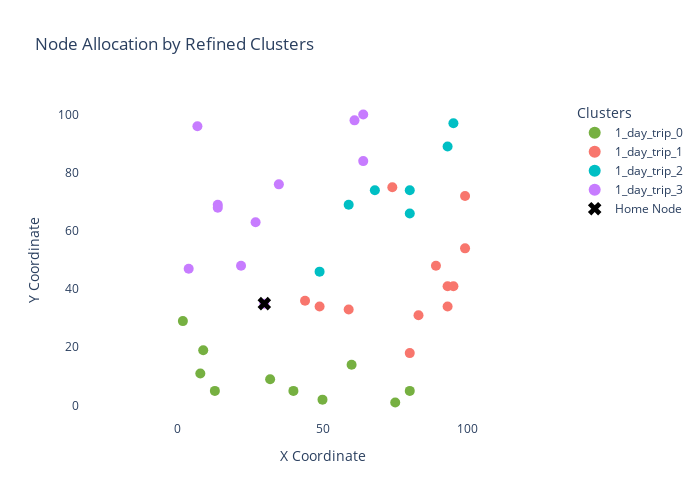

This figure's notebook cell:
### Code cell
refined_clusters = nodes_df.groupby('cluster_name')['node_id'].apply(list).to_dict()
plot_refined_clusters(refined_clusters, nodes_df, home_node_id=0)

### Figure 1 — Plotly figure (JSON) as saved in the notebook; plotly's stock layout.template omitted (floating-point values rounded to 4 significant figures)
{"data": [{"hoverinfo": "text", "hovertext": ["Node: 7<br>Days: [1, 2, 3, 4, 5, 6, 7]<br>Priority: 0.23 <br>Angle to home: 322.9269266826896 <br>Distance to home: 56.4", "Node: 10<br>Days: [1, 2, 3, 4, 5, 6, 7]<br>Priority: 0.14 <br>Angle to home: 288.434948822922 <br>Distance to home: 31.62", "Node: 11<br>Days: [1, 2, 3, 4, 5, 6, 7]<br>Priority: 1.00 <br>Angle to home: 217.3039482779834 <br>Distance to home: 26.4", "Node: 14<br>Days: [1, 2, 3, 4, 5, 6, 7]<br>Priority: 0.21 <br>Angle to home: 227.48955292199915 <br>Distance to home: 32.56", "Node: 16<br>Days: [1, 2, 3, 4, 5, 6, 7]<br>Priority: 1.00 <br>Angle to home: 192.09475707701208 <br>Distance to home: 28.64", "Node: 24<br>Days: [1, 2, 3, 4, 5, 6, 7]<br>Priority: 0.50 <br>Angle to home: 329.03624346792645 <br>Distance to home: 58.31", "Node: 27<br>Days: [1, 2, 3, 4, 5, 6, 7]<br>Priority: 0.65 <br>Angle to home: 301.21840276434637 <br>Distance to home: 38.59", "Node: 29<br>Days: [1, 2, 3, 4, 5, 6, 7]<br>Priority: 1.00 <br>Angle to home: 274.3987053549955 <br>Distance to home: 26.08", "Node: 32<br>Days: [1, 2, 3, 4, 5, 6, 7]<br>Priority: 0.20 <br>Angle to home: 240.4612177404419 <br>Distance to home: 34.48", "Node: 35<br>Days: [1, 2, 3, 4, 5, 6, 7]<br>Priority: 0.24 <br>Angle to home: 325.00797980144137 <br>Distance to home: 36.62"], "marker": {"color": "#76B041", "size": 10}, "mode": "markers", "name": "1_day_trip_0", "type": "scatter", "x": [75, 40, 9, 8, 2, 80, 50, 32, 13, 60], "y": [1, 5, 19, 11, 29, 5, 2, 9, 5, 14]}, {"hoverinfo": "text", "hovertext": ["Node: 8<br>Days: [1, 2, 3, 4, 5, 6, 7]<br>Priority: 1.00 <br>Angle to home: 15.39554925399509 <br>Distance to home: 71.57", "Node: 12<br>Days: [1, 2, 3, 4, 5, 6, 7]<br>Priority: 0.07 <br>Angle to home: 5.440332031005506 <br>Distance to home: 63.29", "Node: 17<br>Days: [1, 2, 3, 4, 5, 6, 7]<br>Priority: 0.19 <br>Angle to home: 4.085616779974877 <br>Distance to home: 14.04", "Node: 19<br>Days: [1, 2, 3, 4, 5, 6, 7]<br>Priority: 0.14 <br>Angle to home: 356.0548137709624 <br>Distance to home: 29.07", "Node: 20<br>Days: [1, 2, 3, 4, 5, 6, 7]<br>Priority: 1.00 <br>Angle to home: 28.201628218694708 <br>Distance to home: 78.29", "Node: 25<br>Days: [1, 2, 3, 4, 5, 6, 7]<br>Priority: 1.00 <br>Angle to home: 355.6839724801344 <br>Distance to home: 53.15", "Node: 28<br>Days: [1, 2, 3, 4, 5, 6, 7]<br>Priority: 0.38 <br>Angle to home: 341.2219667775545 <br>Distance to home: 52.81", "Node: 30<br>Days: [1, 2, 3, 4, 5, 6, 7]<br>Priority: 0.61 <br>Angle to home: 5.2738959573517645 <br>Distance to home: 65.28", "Node: 31<br>Days: [1, 2, 3, 4, 5, 6, 7]<br>Priority: 0.25 <br>Angle to home: 359.09061955080085 <br>Distance to home: 63.01", "Node: 34<br>Days: [1, 2, 3, 4, 5, 6, 7]<br>Priority: 0.25 <br>Angle to home: 356.98721249581666 <br>Distance to home: 19.03", "Node: 37<br>Days: [1, 2, 3, 4, 5, 6, 7]<br>Priority: 1.00 <br>Angle to home: 42.27368900609374 <br>Distance to home: 59.46", "Node: 39<br>Days: [1, 2, 3, 4, 5, 6, 7]<br>Priority: 0.50 <br>Angle to home: 12.425942865427487 <br>Distance to home: 60.42"], "marker": {"color": "#F8766D", "size": 10}, "mode": "markers", "name": "1_day_trip_1", "type": "scatter", "x": [99, 93, 44, 59, 99, 83, 80, 95, 93, 49, 74, 89], "y": [54, 41, 36, 33, 72, 31, 18, 41, 34, 34, 75, 48]}, {"hoverinfo": "text", "hovertext": ["Node: 2<br>Days: [1, 2, 3, 4, 5, 6, 7]<br>Priority: 0.25 <br>Angle to home: 30.068582821862453 <br>Distance to home: 21.95", "Node: 5<br>Days: [1, 2, 3, 4, 5, 6, 7]<br>Priority: 0.39 <br>Angle to home: 43.64680804622031 <br>Distance to home: 89.83", "Node: 6<br>Days: [1, 2, 3, 4, 5, 6, 7]<br>Priority: 1.00 <br>Angle to home: 37.95423087513252 <br>Distance to home: 63.41", "Node: 22<br>Days: [1, 2, 3, 4, 5, 6, 7]<br>Priority: 0.48 <br>Angle to home: 31.79891282429442 <br>Distance to home: 58.83", "Node: 23<br>Days: [1, 2, 3, 4, 5, 6, 7]<br>Priority: 1.00 <br>Angle to home: 40.60129464500447 <br>Distance to home: 82.98", "Node: 33<br>Days: [1, 2, 3, 4, 5, 6, 7]<br>Priority: 1.00 <br>Angle to home: 45.744059202888714 <br>Distance to home: 54.45", "Node: 36<br>Days: [1, 2, 3, 4, 5, 6, 7]<br>Priority: 0.61 <br>Angle to home: 49.53777250790665 <br>Distance to home: 44.69"], "marker": {"color": "#00BFC4", "size": 10}, "mode": "markers", "name": "1_day_trip_2", "type": "scatter", "x": [49, 95, 80, 80, 93, 68, 59], "y": [46, 97, 74, 66, 89, 74, 69]}, {"hoverinfo": "text", "hovertext": ["Node: 0<br>Days: [1, 2, 3, 4, 5, 6, 7]<br>Priority: 0.28 <br>Angle to home: 0.0 <br>Distance to home: 0.0", "Node: 1<br>Days: [1, 2, 3, 4, 5, 6, 7]<br>Priority: 0.70 <br>Angle to home: 96.11550356628541 <br>Distance to home: 28.16", "Node: 3<br>Days: [1, 2, 3, 4, 5, 6, 7]<br>Priority: 0.10 <br>Angle to home: 63.799885158652664 <br>Distance to home: 70.21", "Node: 4<br>Days: [1, 2, 3, 4, 5, 6, 7]<br>Priority: 0.23 <br>Angle to home: 115.20112364547508 <br>Distance to home: 37.58", "Node: 9<br>Days: [1, 2, 3, 4, 5, 6, 7]<br>Priority: 0.90 <br>Angle to home: 155.22485943116808 <br>Distance to home: 28.64", "Node: 13<br>Days: [1, 2, 3, 4, 5, 6, 7]<br>Priority: 0.90 <br>Angle to home: 62.38697217691553 <br>Distance to home: 73.36", "Node: 15<br>Days: [1, 2, 3, 4, 5, 6, 7]<br>Priority: 0.43 <br>Angle to home: 121.60750224624891 <br>Distance to home: 15.26", "Node: 18<br>Days: [1, 2, 3, 4, 5, 6, 7]<br>Priority: 1.00 <br>Angle to home: 55.24408744645863 <br>Distance to home: 59.64", "Node: 21<br>Days: [1, 2, 3, 4, 5, 6, 7]<br>Priority: 0.90 <br>Angle to home: 110.65891006330749 <br>Distance to home: 65.19", "Node: 26<br>Days: [1, 2, 3, 4, 5, 6, 7]<br>Priority: 1.00 <br>Angle to home: 83.0470425318261 <br>Distance to home: 41.3", "Node: 38<br>Days: [1, 2, 3, 4, 5, 6, 7]<br>Priority: 0.12 <br>Angle to home: 115.86635679409451 <br>Distance to home: 36.67"], "marker": {"color": "#C77CFF", "size": 10}, "mode": "markers", "name": "1_day_trip_3", "type": "scatter", "x": [30, 27, 61, 14, 4, 64, 22, 64, 7, 35, 14], "y": [35, 63, 98, 69, 47, 100, 48, 84, 96, 76, 68]}, {"hoverinfo": "text", "hovertext": "Home: Node 0", "marker": {"color": "black", "size": 12, "symbol": "x"}, "mode": "markers", "name": "Home Node", "type": "scatter", "x": [30], "y": [35]}], "layout": {"height": 500, "hovermode": "closest", "legend": {"itemsizing": "constant", "title": {"text": "Clusters"}}, "plot_bgcolor": "white", "title": {"text": "Node Allocation by Refined Clusters"}, "width": 700, "xaxis": {"range": [-5, 105], "title": {"text": "X Coordinate"}}, "yaxis": {"range": [-5, 105], "scaleanchor": "x", "scaleratio": 1, "title": {"text": "Y Coordinate"}}}}
